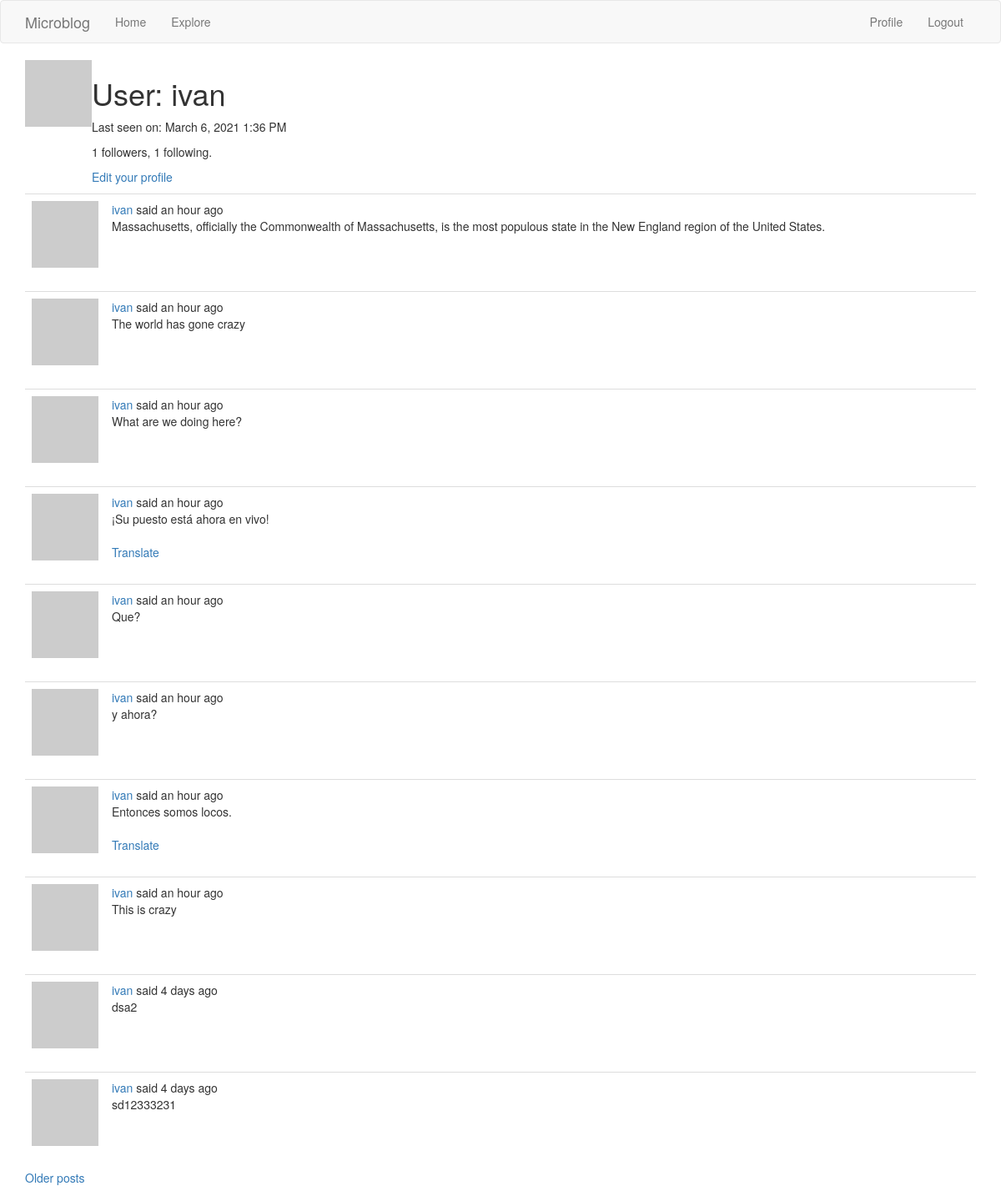
The page /user/ivan (signed in) on the database its author committed.
### app/models.py (models this page shows, shortened)
class User(UserMixin, db.Model):
    id = db.Column(db.Integer, primary_key=True)
    username = db.Column(db.String(64), index=True, unique=True)
    email = db.Column(db.String(120), index=True, unique=True)
    password_hash = db.Column(db.String(128))
    posts = db.relationship('Post', backref='author', lazy='dynamic')
    about_me = db.Column(db.String(140))
    last_seen = db.Column(db.DateTime, default=datetime.utcnow)
    followed = db.relationship(
        'User',
        secondary=followers,
        primaryjoin=(followers.c.follower_id == id),
        secondaryjoin=(followers.c.followed_id == id),
        backref=db.backref('followers', lazy='dynamic'),
        lazy='dynamic'
    )
    def avatar(self, size):
        lower_email = str(self.email).lower()
        digest = md5(lower_email.encode('utf-8')).hexdigest()
        return 'https://www.gravatar.com/avatar/{}?d=identicon&s={}'.format(digest, size)

class Post(db.Model):
    id = db.Column(db.Integer, primary_key=True)
    body = db.Column(db.String(140))
    language = db.Column(db.String(5))
    timestamp = db.Column(db.DateTime, index=True, default=datetime.utcnow)
    user_id = db.Column(db.Integer, db.ForeignKey('user.id'))

### app/routes.py (the view)
@app.route('/user/<username>')
@login_required
def user(username):
    user = User.query.filter_by(username=username).first_or_404()
    page = request.args.get('page', 1, type=int)
    posts = user.posts.order_by(Post.timestamp.desc()).paginate(
        page, app.config['POSTS_PER_PAGE'], False)
    next_url = url_for('user', username=user.username, page=posts.next_num) \
        if posts.has_next else None
    prev_url = url_for('user', username=user.username, page=posts.prev_num) \
        if posts.has_prev else None
    form = EmptyForm()
    return render_template('user.jinja', user=user, posts=posts.items,
                           next_url=next_url, prev_url=prev_url, form=form)

### app/models.py (called while the page is built)
@login.user_loader
def load_user(user_id):
    return User.query.get(int(user_id))

### app/routes.py (called while the page is built)
@app.before_request
def before_request():
    if current_user.is_authenticated:
        current_user.last_seen = datetime.utcnow()
        db.session.commit()
    g.locale = str(get_locale())

### app/templates/user.jinja (shortened to what this page needs)
{% extends "base.jinja" %}
{% block app_content %}
    <table>
        <tr valign="top">
            <td><img src="{{ user.avatar(128) }}"></td>
            <td>
                <h1>User: {{ user.username }}</h1>
                {% if user.last_seen %}
                    <p>{{ _('Last seen on:') }} {{ moment(user.last_seen).format('LLL') }}</p>
                {% endif %}
                <p>{{ user.followers.count() }} {{ _('followers') }}, {{ user.followed.count() }} {{ _('following') }}.</p>
                {% if user == current_user %}
                <p><a href="{{ url_for('edit_profile') }}">{{ _('Edit your profile') }}</a></p>
                {% endif %}
            </td>
        </tr>
    </table>
    {% for post in posts %}
        {% include '_post.jinja' %}
    {% endfor %}
    {% if next_url %}
        <a href="{{ next_url }}">{{ _('Older posts') }}</a>
    {% endif %}
{% endblock %}

### app/templates/base.jinja (shortened to what this page needs)
{% extends 'bootstrap/base.html' %}
{% block navbar %}
    <nav class="navbar navbar-default">
        <div class="container">
            <div class="navbar-header">
                <a class="navbar-brand" href="{{ url_for('index') }}">Microblog</a>
            </div>
            <div class="collapse navbar-collapse" id="bs-example-navbar-collapse-1">
                <ul class="nav navbar-nav">
                    <li><a href="{{ url_for('index') }}">{{ _('Home') }}</a></li>
                    <li><a href="{{ url_for('explore') }}">{{ _('Explore') }}</a></li>
                </ul>
                <ul class="nav navbar-nav navbar-right">
                    {% if current_user.is_anonymous %}
                    <li><a href="{{ url_for('login') }}">{{ _('Login') }}</a></li>
                    {% else %}
                    <li><a href="{{ url_for('user', username=current_user.username) }}">{{ _('Profile') }}</a></li>
                    <li><a href="{{ url_for('logout') }}">{{ _('Logout') }}</a></li>
                    {% endif %}
                </ul>
            </div>
        </div>
    </nav>
{% endblock %}
{% block content %}
    <div class="container">
        {% block app_content %}{% endblock %}
    </div>
{% endblock %}

### app/templates/_post.jinja (shortened to what this page needs)
    <table class="table table-hover">
        <tr>
            <td width="70px">
                <a href="{{ url_for('user', username=post.author.username) }}">
                    <img src="{{ post.author.avatar(70) }}" />
                </a>
            </td>
            <td>
                {{ _('%(username)s said %(when)s',
                    username=user_link, when=moment(post.timestamp).fromNow()) }}
                <br>
                <span id="post{{ post.id }}">{{ post.body }}</span>
                {% if post.language and post.language != g.locale %}
                <br><br>
                <span id="translation{{ post.id }}">
                    <a href="javascript:translate(
                                '#post{{ post.id }}',
                                '#translation{{ post.id }}',
                                '{{ post.language }}',
                                '{{ g.locale }}');">{{ _('Translate') }}</a>
                </span>
                {% endif %}
            </td>
        </tr>
    </table>

### rows shown on the page
User: username "ivan", last_seen "March 6, 2021 1:36 PM"
Post: body "Massachusetts, officially the Commonwealth of Massachusetts, is the most populous state in the New England region of the United States."
Post: body "The world has gone crazy"
Post: body "What are we doing here?"
Post: body "¡Su puesto está ahora en vivo!"
Post: body "Que?"
Post: body "y ahora?"
Post: body "Entonces somos locos."
Post: body "This is crazy"
Post: body "dsa2"
Post: body "sd12333231"

### other values the page prints
{{ user.followers.count() }} "1"
{{ user.followed.count() }} "1"
